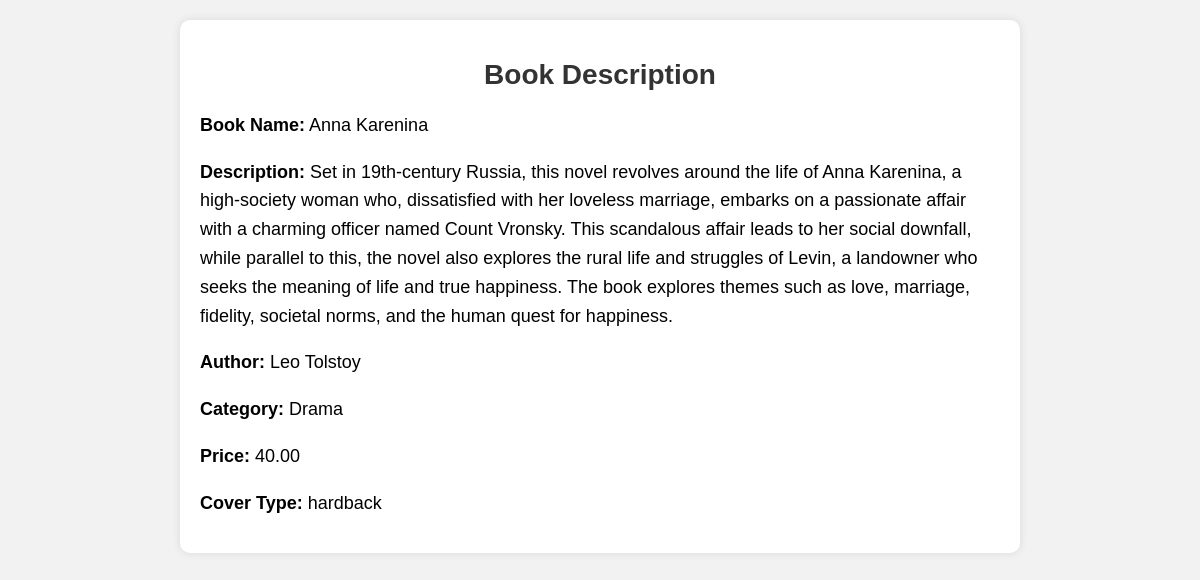
Screenshot of /market/book_detail/1 with the database file from the repository.
### market/models.py (models this page shows, shortened)
class Book(models.Model):
    COVER_TYPES = [
        ('hardback', _('Hardback')),
        ('paperback', _('Paperback')),
        ('special', _('Special')),
    ]
    name = models.CharField(max_length=200, verbose_name=_('Book Name'))
    author_name = models.ForeignKey(Author, on_delete=models.CASCADE, to_field='name', verbose_name=_('Author_Name'))
    page_count = models.IntegerField(default=0, verbose_name=_('Page Count'))
    category = models.ManyToManyField(Category, verbose_name=_('Category'))
    price = models.DecimalField(max_digits=5, decimal_places=2, verbose_name=_('Price'))
    image = models.ImageField(null=True, blank=True, verbose_name=_('Image'))
    description = models.TextField(null=True, blank=True, verbose_name=_('Description'))
    cover_type = models.CharField(max_length=20, choices=COVER_TYPES, verbose_name=_('Cover Type'), default='hardback')
    class Meta:
        verbose_name = _('Book')
        verbose_name_plural = _('Books')

class Author(models.Model):
    name = models.CharField(max_length=200, unique=True, verbose_name=_('Author Name'))
    def __str__(self):
        return self.name
    class Meta:
        verbose_name = _('Author')
        verbose_name_plural = _('Authors')

class Category(models.Model):
    name = models.CharField(max_length=200, unique=True, verbose_name=_('Category Name'))
    class Meta:
        verbose_name = _('Category')
        verbose_name_plural = _('Categories')

### market/views.py (the view)
# urls.py: path('book_detail/<int:book_id>', views.book_detail, name='book_detail'),
def book_detail(request, book_id):
    book = get_object_or_404(Book, pk=book_id)
    description = book.description
    name = book.name
    author_name = book.author_name
    categories = book.category.all()
    price = book.price
    cover = book.cover_type
    return render(request, 'book_detail.html', {
        'description': description,
        'name': name,
        'author_name': author_name,
        'categories': categories,
        'price': price,
        'cover': cover
    })

### market/templates/book_detail.html (shortened to what this page needs)
<!DOCTYPE html>
<html lang="en">
<head>
</head>
<body>
    <div class="container">
        <h1>Book Description</h1>
        <p><strong>Book Name:</strong> {{ name }}</p>
        <p><strong>Description:</strong> {{ description }}</p>
        <p><strong>Author:</strong> {{ author_name }}</p>
        <p><strong>Category:</strong>
            {% for category in categories %}
                {{ category.name }}
            {% endfor %}
        </p>
        <p><strong>Price:</strong> {{ price }}</p>
        <p><strong>Cover Type:</strong> {{ cover }}</p>
    </div>
</body>
</html>

### market/templates/book_detail.html (style rules this page uses)
body { font-family: Arial, sans-serif; margin: 0; padding: 0; background-color: #f2f2f2; }
.container { max-width: 800px; margin: 20px auto; padding: 20px; border-radius: 10px; background-color: #fff; box-shadow: 0 0 10px rgba(0, 0, 0, 0.1); }
h1 { color: #333; text-align: center; margin-bottom: 20px; font-size: 28px; font-weight: bold; }
p { line-height: 1.6; margin-bottom: 15px; font-size: 18px; }

### rows the page displays
Book: name "Anna Karenina", description "Set in 19th-century Russia, this novel revolves around the life of Anna Karenina, a high-society woman who, dissatisfied with her loveless marriage, embarks on a passionate affair with a charming officer named Count Vronsky. This scandalous affair leads to her social downfall, while parallel to this, the novel also explores the rural life and struggles of Levin, a landowner who seeks the meaning of life and true happiness. The book explores themes such as love, marriage, fidelity, societal norms, and the human quest for happiness.", price "40.00", cover_type "hardback"
Author: name "Leo Tolstoy"
Category: name "Drama"
